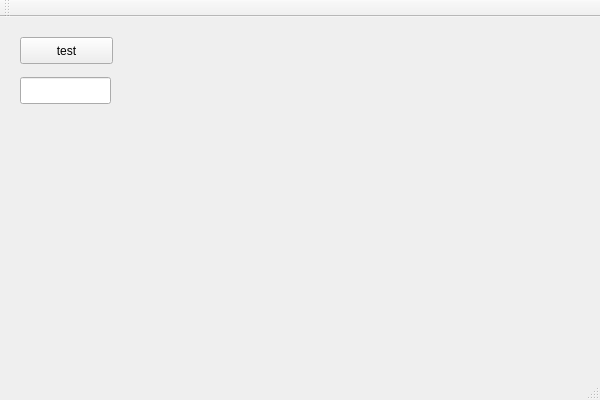
<?xml version="1.0" encoding="UTF-8"?>
<ui version="4.0">
 <class>MainWindow</class>
 <widget class="QMainWindow" name="MainWindow">
  <property name="geometry">
   <rect>
    <x>0</x>
    <y>0</y>
    <width>600</width>
    <height>400</height>
   </rect>
  </property>
  <property name="windowTitle">
   <string>MainWindow</string>
  </property>
  <widget class="QWidget" name="centralWidget">
   <widget class="QPushButton" name="pushButton">
    <property name="geometry">
     <rect>
      <x>20</x>
      <y>20</y>
      <width>93</width>
      <height>27</height>
     </rect>
    </property>
    <property name="text">
     <string>test</string>
    </property>
   </widget>
   <widget class="QLineEdit" name="lineEdit">
    <property name="geometry">
     <rect>
      <x>20</x>
      <y>60</y>
      <width>91</width>
      <height>27</height>
     </rect>
    </property>
   </widget>
  </widget>
  <widget class="QMenuBar" name="menuBar">
   <property name="geometry">
    <rect>
     <x>0</x>
     <y>0</y>
     <width>600</width>
     <height>24</height>
    </rect>
   </property>
  </widget>
  <widget class="QToolBar" name="mainToolBar">
   <attribute name="toolBarArea">
    <enum>TopToolBarArea</enum>
   </attribute>
   <attribute name="toolBarBreak">
    <bool>false</bool>
   </attribute>
  </widget>
  <widget class="QStatusBar" name="statusBar"/>
 </widget>
 <layoutdefault spacing="6" margin="11"/>
 <resources/>
 <connections>
  <connection>
   <sender>pushButton</sender>
   <signal>clicked()</signal>
   <receiver>MainWindow</receiver>
   <slot>slot_test()</slot>
   <hints>
    <hint type="sourcelabel">
     <x>80</x>
     <y>70</y>
    </hint>
    <hint type="destinationlabel">
     <x>196</x>
     <y>72</y>
    </hint>
   </hints>
  </connection>
 </connections>
 <slots>
  <slot>slot_test()</slot>
 </slots>
</ui>
